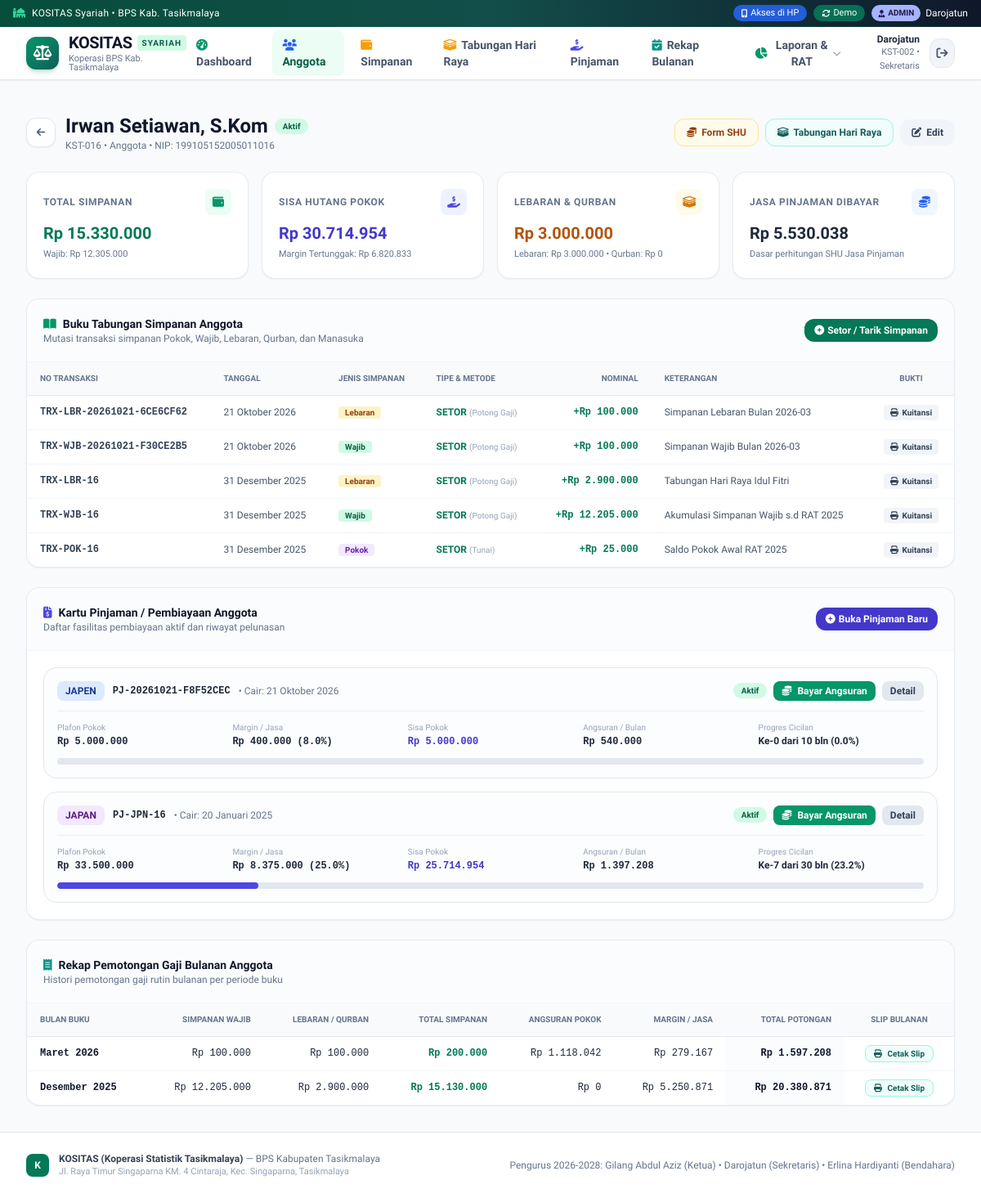
Before: /admin/anggota/16 (signed in) with the older database file.
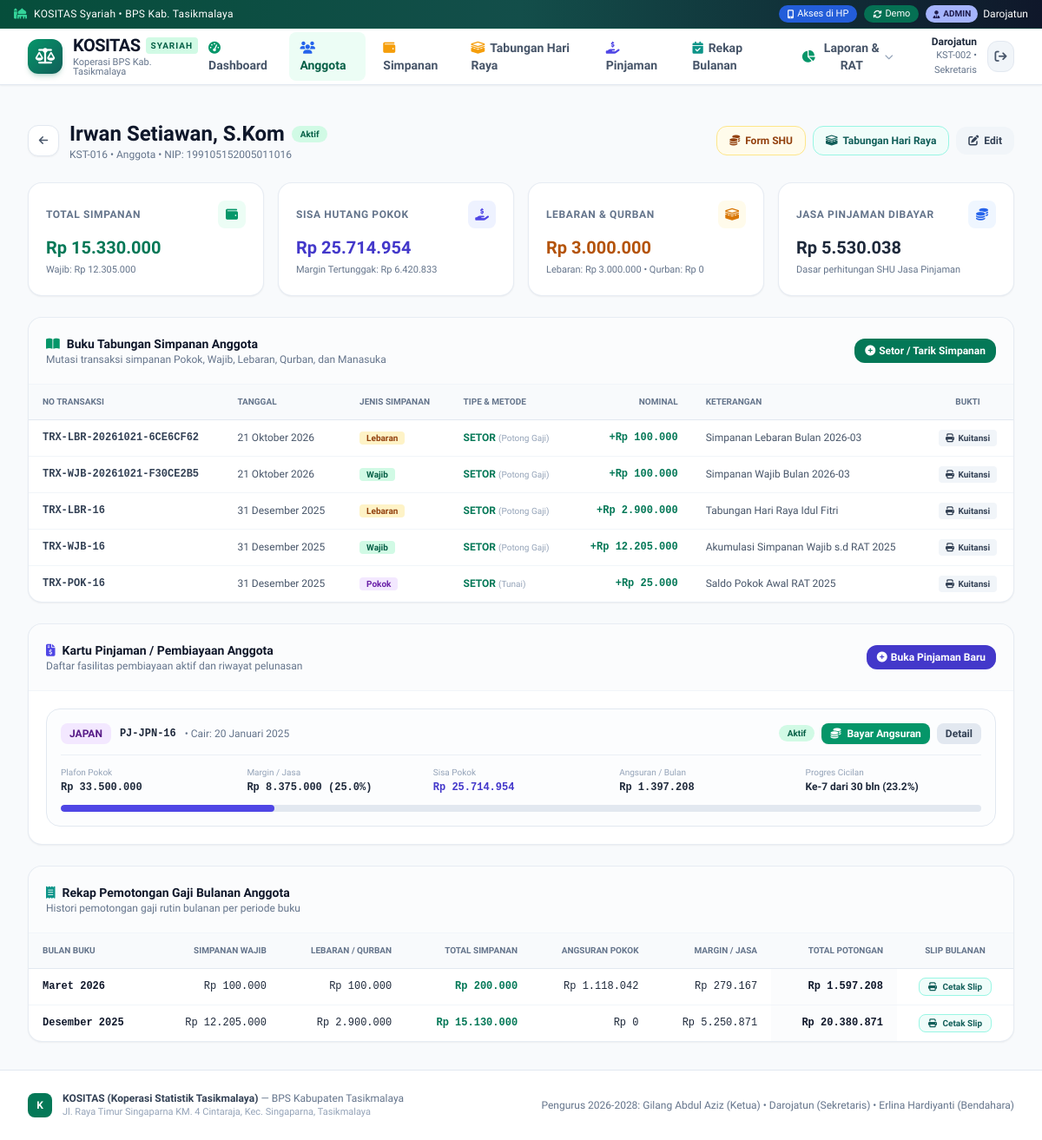
After: the same page with the newer database file.
### tables this page shows
CREATE TABLE transaksi_simpanan (
        id INTEGER PRIMARY KEY AUTOINCREMENT,
        no_transaksi TEXT UNIQUE NOT NULL,
        anggota_id INTEGER NOT NULL,
        tanggal DATE NOT NULL,
        jenis_simpanan TEXT NOT NULL, -- 'Pokok', 'Wajib', 'Lebaran', 'Qurban', 'Manasuka'
        tipe TEXT NOT NULL, -- 'SETOR', 'TARIK'
        nominal REAL NOT NULL,
        keterangan TEXT,
        metode_bayar TEXT DEFAULT 'Potong Gaji', -- 'Potong Gaji', 'Tunai', 'Transfer'
        bulan_buku TEXT, -- 'YYYY-MM'
        created_by TEXT DEFAULT 'Admin',
        created_at TIMESTAMP DEFAULT CURRENT_TIMESTAMP,
        FOREIGN KEY (anggota_id) REFERENCES anggota (id) ON DELETE CASCADE
    );

CREATE TABLE pinjaman (
        id INTEGER PRIMARY KEY AUTOINCREMENT,
        no_pinjaman TEXT UNIQUE NOT NULL,
        anggota_id INTEGER NOT NULL,
        jenis_pinjaman TEXT NOT NULL, -- 'JAPAN', 'JAPEN', 'Bon Putih', 'Barang'
        tanggal_pengajuan DATE NOT NULL,
        tanggal_cair DATE,
        plafon_pokok REAL NOT NULL,
        margin_persen REAL DEFAULT 0.0,
        margin_nominal REAL DEFAULT 0.0,
        total_pinjaman REAL NOT NULL,
        tenor_bulan INTEGER NOT NULL,
        angsuran_pokok_bulanan REAL NOT NULL,
        angsuran_margin_bulanan REAL NOT NULL,
        total_angsuran_bulanan REAL NOT NULL,
        biaya_provisi REAL DEFAULT 0.0, -- 1%
        biaya_drk REAL DEFAULT 0.0, -- 0.5% khusus JAPAN
        saldo_pokok REAL NOT NULL,
        saldo_margin REAL NOT NULL,
        angsuran_ke INTEGER DEFAULT 0,
        status TEXT DEFAULT 'Aktif', -- 'Menunggu', 'Aktif', 'Lunas', 'Ditolak'
        keperluan TEXT,
        keterangan TEXT,
        created_at TIMESTAMP DEFAULT CURRENT_TIMESTAMP, is_topup INTEGER DEFAULT 0, ref_pinjaman_lama_id INTEGER, pelunasan_tipe TEXT DEFAULT 'Normal', tanggal_lunas DATE, sisa_pokok_dilunasi REAL DEFAULT 0.0, diskon_margin REAL DEFAULT 0.0, pengajuan_id INTEGER,
        FOREIGN KEY (anggota_id) REFERENCES anggota (id) ON DELETE CASCADE
    );

### app.py (the view)
@app.route('/admin/anggota/<int:id>')
@admin_required
def admin_anggota_detail(id):
    member = models.get_anggota_by_id(id)
    if not member:
        flash('Anggota tidak ditemukan!', 'danger')
        return redirect(url_for('admin_anggota_list'))
    simpanan_history = models.get_transaksi_simpanan_by_anggota(id)
    loans = models.get_pinjaman_by_anggota(id)
    monthly_history = models.get_rekap_bulanan_anggota(id)
    return render_template(
        'admin/anggota_detail.html',
        member=member,
        simpanan_history=simpanan_history,
        loans=loans,
        monthly_history=monthly_history
    )

### app.py (called while the page is built)
def get_local_ip():
    try:
        s = socket.socket(socket.AF_INET, socket.SOCK_DGRAM)
        s.connect(('8.8.8.8', 80))
        ip = s.getsockname()[0]
        s.close()
        return ip
    except Exception:
        return '192.168.200.9'

@app.template_filter('rupiah')
def rupiah_filter(val):
    if val is None:
        return 'Rp 0'
    try:
        val = float(val)
        return f"Rp {val:,.0f}".replace(',', '.')
    except (ValueError, TypeError):
        return 'Rp 0'

@app.template_filter('format_date')
def format_date_filter(val):
    if not val:
        return '-'
    try:
        if isinstance(val, str):
            dt = datetime.strptime(val[:10], '%Y-%m-%d')
        else:
            dt = val
        bulan_nama = [
            '', 'Januari', 'Februari', 'Maret', 'April', 'Mei', 'Juni',
            'Juli', 'Agustus', 'September', 'Oktober', 'November', 'Desember'
        ]
        return f"{dt.day} {bulan_nama[dt.month]} {dt.year}"
    except Exception:
        return str(val)

def get_current_user():
    user_id = session.get('user_id')
    if not user_id:
        return None
    return models.get_anggota_by_id(user_id)

### templates/admin/anggota_detail.html (shortened to what the changed rows need)
{% extends 'base.html' %}
{% block content %}
<div class="space-y-6">
  <div class="flex flex-col sm:flex-row sm:items-center justify-between gap-4">
    <div class="flex items-center space-x-3">
      <div>
        <div class="flex items-center gap-2">
          <h1 class="text-2xl font-extrabold text-slate-900">{{ member.nama }}</h1>
        </div>
      </div>
    </div>
  </div>
  <div class="grid grid-cols-1 sm:grid-cols-2 lg:grid-cols-4 gap-4">
    <div class="bg-white rounded-2xl p-5 border border-slate-200/80 shadow-sm">
      <div class="flex items-center justify-between">
        <span class="text-xs font-bold text-slate-500 uppercase tracking-wider">Sisa Hutang Pokok</span>
        <div class="w-8 h-8 rounded-lg bg-indigo-50 text-indigo-600 flex items-center justify-center">
        </div>
      </div>
      <div class="text-xl font-extrabold {% if member.total_piutang > 0 %}text-indigo-700{% else %}text-slate-400{% endif %} mt-2">
        {{ member.total_piutang|rupiah }}
      </div>
      <div class="text-[11px] text-slate-500 mt-1">Margin Tertunggak: {{ member.total_piutang_margin|rupiah }}</div>
    </div>
  </div>
  <div class="space-y-6">
    <div class="bg-white rounded-2xl border border-slate-200/80 shadow-sm overflow-hidden">
      <div class="p-5 border-b border-slate-100 flex flex-col sm:flex-row sm:items-center justify-between gap-3 bg-slate-50/50">
        <div>
          <h2 class="text-sm font-bold text-slate-900 flex items-center gap-2">
            <i class="fa-solid fa-book-open text-emerald-600"></i>
            Buku Tabungan Simpanan Anggota
          </h2>
        </div>
      </div>
      <div class="overflow-x-auto">
        <table class="w-full text-xs text-left">
          <thead class="bg-slate-50 text-slate-500 uppercase text-[10px] font-bold border-b border-slate-200">
            <tr>
              <th class="py-3 px-4">No Transaksi</th>
              <th class="py-3 px-4">Tanggal</th>
              <th class="py-3 px-4">Jenis Simpanan</th>
              <th class="py-3 px-4">Tipe & Metode</th>
              <th class="py-3 px-4 text-right">Nominal</th>
              <th class="py-3 px-4">Keterangan</th>
              <th class="py-3 px-4 text-center">Bukti</th>
            </tr>
          </thead>
          <tbody class="divide-y divide-slate-100">
            {% for trx in simpanan_history %}
            <tr class="hover:bg-slate-50/70 transition">
              <td class="py-3 px-4 font-mono font-bold text-slate-700">{{ trx.no_transaksi }}</td>
              <td class="py-3 px-4 text-slate-600">{{ trx.tanggal|format_date }}</td>
              <td class="py-3 px-4 font-bold text-slate-800">
                <span class="px-2 py-0.5 rounded text-[10px]
                  {% if trx.jenis_simpanan == 'Pokok' %}bg-purple-100 text-purple-800
                  {% elif trx.jenis_simpanan == 'Wajib' %}bg-emerald-100 text-emerald-800
                  {% elif trx.jenis_simpanan == 'Lebaran' %}bg-amber-100 text-amber-800
                  {% elif trx.jenis_simpanan == 'Qurban' %}bg-teal-100 text-teal-800
                  {% else %}bg-blue-100 text-blue-800{% endif %}">
                  {{ trx.jenis_simpanan }}
                </span>
              </td>
              <td class="py-3 px-4">
                <span class="font-bold {% if trx.tipe == 'SETOR' %}text-emerald-700{% else %}text-red-600{% endif %}">
                  {{ trx.tipe }}
                </span>
                <span class="text-[10px] text-slate-400">({{ trx.metode_bayar }})</span>
              </td>
              <td class="py-3 px-4 text-right font-bold {% if trx.tipe == 'SETOR' %}text-emerald-700{% else %}text-red-600{% endif %} font-mono">
                {% if trx.tipe == 'SETOR' %}+{% else %}-{% endif %}{{ trx.nominal|rupiah }}
              </td>
              <td class="py-3 px-4 text-slate-600 max-w-xs truncate">{{ trx.keterangan or '-' }}</td>
              <td class="py-3 px-4 text-center">
                <a href="{{ url_for('cetak_kuitansi_simpanan', id=trx.id) }}" target="_blank" class="px-2 py-1 bg-slate-100 hover:bg-slate-200 text-slate-700 rounded text-[10px] font-bold transition">
                  <i class="fa-solid fa-print mr-0.5"></i> Kuitansi
                </a>
              </td>
            </tr>
            {% else %}
            <tr>
              <td colspan="7" class="py-6 text-center text-slate-400">Belum ada catatan mutasi simpanan.</td>
            </tr>
            {% endfor %}
          </tbody>
        </table>
      </div>
    </div>
    <div class="bg-white rounded-2xl border border-slate-200/80 shadow-sm overflow-hidden">
      <div class="p-5 border-b border-slate-100 flex flex-col sm:flex-row sm:items-center justify-between gap-3 bg-slate-50/50">
        <div>
          <h2 class="text-sm font-bold text-slate-900 flex items-center gap-2">
            <i class="fa-solid fa-file-invoice-dollar text-indigo-600"></i>
            Kartu Pinjaman / Pembiayaan Anggota
          </h2>
        </div>
      </div>
      <div class="p-5 space-y-4">
        {% for pj in loans %}
        <div class="border border-slate-200 rounded-2xl p-4 bg-slate-50/40 hover:bg-slate-50 transition space-y-3">
          <div class="flex flex-col sm:flex-row sm:items-center justify-between gap-2 border-b border-slate-200/60 pb-3">
            <div class="flex items-center space-x-2.5">
              <span class="px-2.5 py-1 rounded-lg text-xs font-bold
                {% if pj.jenis_pinjaman == 'JAPAN' %}bg-purple-100 text-purple-900
                {% elif pj.jenis_pinjaman == 'JAPEN' %}bg-blue-100 text-blue-900
                {% elif pj.jenis_pinjaman == 'Bon Putih' %}bg-amber-100 text-amber-900
                {% else %}bg-teal-100 text-teal-900{% endif %}">
                {{ pj.jenis_pinjaman }}
              </span>
              <span class="font-mono font-bold text-xs text-slate-800">{{ pj.no_pinjaman }}</span>
              <span class="text-xs text-slate-500">• Cair: {{ pj.tanggal_cair|format_date }}</span>
            </div>
            <div class="flex items-center space-x-2">
              <span class="px-2.5 py-0.5 rounded-full text-[10px] font-bold {% if pj.status == 'Aktif' %}bg-emerald-100 text-emerald-800{% else %}bg-slate-200 text-slate-700{% endif %}">
                {{ pj.status }}
              </span>
              {% if pj.status == 'Aktif' %}
              <a href="{{ url_for('admin_pinjaman_bayar', id=pj.id) }}" class="px-2.5 py-1 bg-emerald-600 hover:bg-emerald-700 text-white rounded-lg text-xs font-bold shadow-sm transition">
                <i class="fa-solid fa-coins mr-1"></i> Bayar Angsuran
              </a>
              {% endif %}
              <a href="{{ url_for('admin_pinjaman_detail', id=pj.id) }}" class="px-2.5 py-1 bg-slate-200 hover:bg-slate-300 text-slate-700 rounded-lg text-xs font-bold transition">
                Detail
              </a>
            </div>
          </div>
          <div class="grid grid-cols-2 sm:grid-cols-5 gap-3 text-xs">
            <div>
              <span class="text-slate-400 text-[10px] block">Plafon Pokok</span>
              <span class="font-bold text-slate-800 font-mono">{{ pj.plafon_pokok|rupiah }}</span>
            </div>
            <div>
              <span class="text-slate-400 text-[10px] block">Margin / Jasa</span>
              <span class="font-bold text-slate-800 font-mono">{{ pj.margin_nominal|rupiah }} ({{ pj.margin_persen }}%)</span>
            </div>
            <div>
              <span class="text-slate-400 text-[10px] block">Sisa Pokok</span>
              <span class="font-extrabold text-indigo-700 font-mono">{{ pj.saldo_pokok|rupiah }}</span>
            </div>
            <div>
              <span class="text-slate-400 text-[10px] block">Angsuran / Bulan</span>
              <span class="font-bold text-slate-800 font-mono">{{ pj.total_angsuran_bulanan|rupiah }}</span>
            </div>
            <div>
              <span class="text-slate-400 text-[10px] block">Progres Cicilan</span>
              <span class="font-bold text-slate-800">Ke-{{ pj.angsuran_ke }} dari {{ pj.tenor_bulan }} bln ({{ pj.persen_lunas }}%)</span>
            </div>
          </div>
          <div class="w-full bg-slate-200 rounded-full h-2 overflow-hidden">
            <div class="bg-indigo-600 h-2 rounded-full transition-all duration-500" style="width: {{ pj.persen_lunas }}%"></div>
          </div>
        </div>
        {% else %}
        <p class="text-xs text-slate-400 text-center py-4">Anggota ini tidak memiliki pinjaman aktif.</p>
        {% endfor %}
      </div>
    </div>
    <div class="bg-white rounded-2xl border border-slate-200/80 shadow-sm overflow-hidden">
      <div class="p-5 border-b border-slate-100 flex items-center justify-between bg-slate-50/50">
        <div>
          <h2 class="text-sm font-bold text-slate-900 flex items-center gap-2">
            <i class="fa-solid fa-receipt text-teal-600"></i>
            Rekap Pemotongan Gaji Bulanan Anggota
          </h2>
        </div>
      </div>
      <div class="overflow-x-auto">
        <table class="w-full text-xs text-left">
          <thead class="bg-slate-50 text-slate-500 uppercase text-[10px] font-bold border-b border-slate-200">
            <tr>
              <th class="py-3 px-4">Bulan Buku</th>
              <th class="py-3 px-4 text-right">Simpanan Wajib</th>
              <th class="py-3 px-4 text-right">Lebaran / Qurban</th>
              <th class="py-3 px-4 text-right">Total Simpanan</th>
              <th class="py-3 px-4 text-right">Angsuran Pokok</th>
              <th class="py-3 px-4 text-right">Margin / Jasa</th>
              <th class="py-3 px-4 text-right">Total Potongan</th>
              <th class="py-3 px-4 text-center">Slip Bulanan</th>
            </tr>
          </thead>
          <tbody class="divide-y divide-slate-100">
            {% for r in monthly_history %}
            <tr class="hover:bg-slate-50/70 transition">
              <td class="py-3 px-4 font-bold text-slate-900 font-mono">{{ r.bulan_buku|bulan_indo }}</td>
              <td class="py-3 px-4 text-right font-mono">{{ r.simpanan_wajib|rupiah }}</td>
              <td class="py-3 px-4 text-right font-mono">{{ (r.simpanan_lebaran + r.simpanan_qurban)|rupiah }}</td>
              <td class="py-3 px-4 text-right font-bold text-emerald-700 font-mono">{{ r.total_simpanan|rupiah }}</td>
              <td class="py-3 px-4 text-right font-mono">{{ r.angsuran_pokok|rupiah }}</td>
              <td class="py-3 px-4 text-right font-mono">{{ r.angsuran_margin|rupiah }}</td>
              <td class="py-3 px-4 text-right font-extrabold text-slate-900 font-mono bg-slate-50/50">{{ r.total_potongan|rupiah }}</td>
              <td class="py-3 px-4 text-center">
                <a href="{{ url_for('cetak_slip_bulanan', anggota_id=member.id, bulan_buku=r.bulan_buku) }}" target="_blank"
                   class="px-2.5 py-1 bg-teal-50 hover:bg-teal-100 text-teal-800 rounded-lg text-[10px] font-bold border border-teal-200 transition">
                  <i class="fa-solid fa-print mr-1"></i> Cetak Slip
                </a>
              </td>
            </tr>
            {% else %}
            <tr>
              <td colspan="8" class="py-6 text-center text-slate-400">Belum ada riwayat rekap bulanan untuk anggota ini.</td>
            </tr>
            {% endfor %}
          </tbody>
        </table>
      </div>
    </div>
  </div>
</div>
{% endblock %}

Changed rows visible on the page:
removed pinjaman: jenis_pinjaman "JAPEN", no_pinjaman "PJ-20261021-F8F52CEC", tanggal_cair "21 Oktober 2026", status "Aktif", plafon_pokok|rupiah "Rp 5.000.000", margin_nominal|rupiah "Rp 400.000", margin_persen "8.0", saldo_pokok|rupiah "Rp 5.000.000", total_angsuran_bulanan|rupiah "Rp 540.000", angsuran_ke "0", tenor_bulan "10", persen_lunas "0.0"
Other visible differences:
{{ member.total_piutang|rupiah }}: "Rp 30.714.954" → "Rp 25.714.954"
{{ member.total_piutang_margin|rupiah }}: "Rp 6.820.833" → "Rp 6.420.833"
